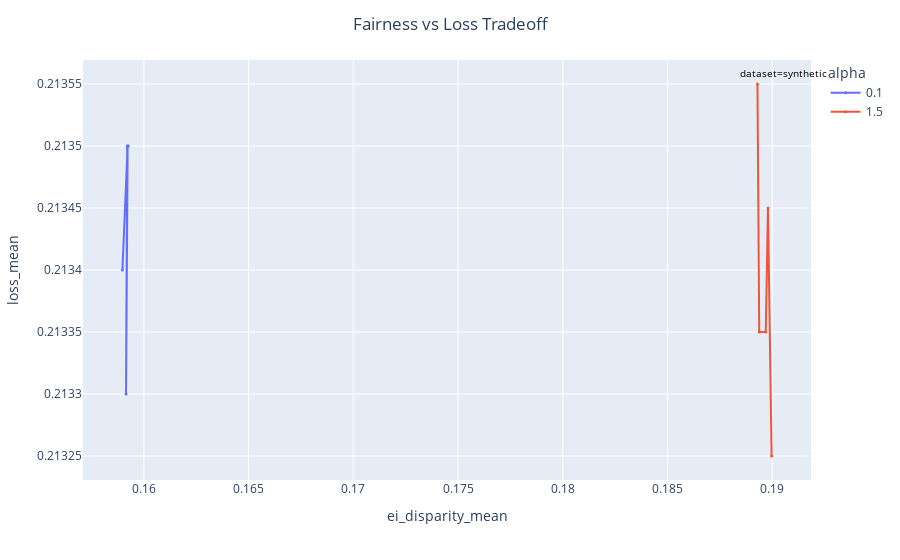

The code cell stored with this chart in its notebook:
### Code cell
fig = px.line(results, x='ei_disparity_mean', y='loss_mean', color='alpha', hover_data='lambda', markers=True)
fig.add_annotation(dict(font=dict(color='black',size=10),
                                        x=0.9,
                                        y=0.99,
                                        showarrow=False,
                                        text='dataset=synthetic',
                                        textangle=0,
                                        xanchor='left',
                                        xref="paper",
                                        yref="paper"))
fig.update_layout(title=dict(text='Fairness vs Loss Tradeoff', x=0.5))
fig.update_traces(marker=dict(size=3))
fig.show()

### Figure 1 — Plotly figure (JSON) as saved in the notebook; plotly's stock layout.template omitted (floating-point values rounded to 4 significant figures)
{"data": [{"customdata": [[0], [0.0625], [0.125], [0.1875], [0.25]], "hovertemplate": "alpha=0.1<br>ei_disparity_mean=%{x}<br>loss_mean=%{y}<br>lambda=%{customdata[0]}<extra></extra>", "legendgroup": "0.1", "line": {"color": "#636efa", "dash": "solid"}, "marker": {"size": 3, "symbol": "circle"}, "mode": "lines+markers", "name": "0.1", "orientation": "v", "showlegend": true, "type": "scatter", "x": [0.1593, 0.1592, 0.1591, 0.1592, 0.159], "xaxis": "x", "y": [0.2135, 0.2135, 0.2133, 0.2135, 0.2134], "yaxis": "y"}, {"customdata": [[0], [0.0625], [0.125], [0.1875], [0.25]], "hovertemplate": "alpha=1.5<br>ei_disparity_mean=%{x}<br>loss_mean=%{y}<br>lambda=%{customdata[0]}<extra></extra>", "legendgroup": "1.5", "line": {"color": "#EF553B", "dash": "solid"}, "marker": {"size": 3, "symbol": "circle"}, "mode": "lines+markers", "name": "1.5", "orientation": "v", "showlegend": true, "type": "scatter", "x": [0.1893, 0.1894, 0.1897, 0.1898, 0.19], "xaxis": "x", "y": [0.2135, 0.2133, 0.2133, 0.2135, 0.2132], "yaxis": "y"}], "layout": {"annotations": [{"font": {"color": "black", "size": 10}, "showarrow": false, "text": "dataset=synthetic", "textangle": 0, "x": 0.9, "xanchor": "left", "xref": "paper", "y": 0.99, "yref": "paper"}], "legend": {"title": {"text": "alpha"}, "tracegroupgap": 0}, "margin": {"t": 60}, "title": {"text": "Fairness vs Loss Tradeoff", "x": 0.5}, "xaxis": {"anchor": "y", "domain": [0, 1], "title": {"text": "ei_disparity_mean"}}, "yaxis": {"anchor": "x", "domain": [0, 1], "title": {"text": "loss_mean"}}}}
